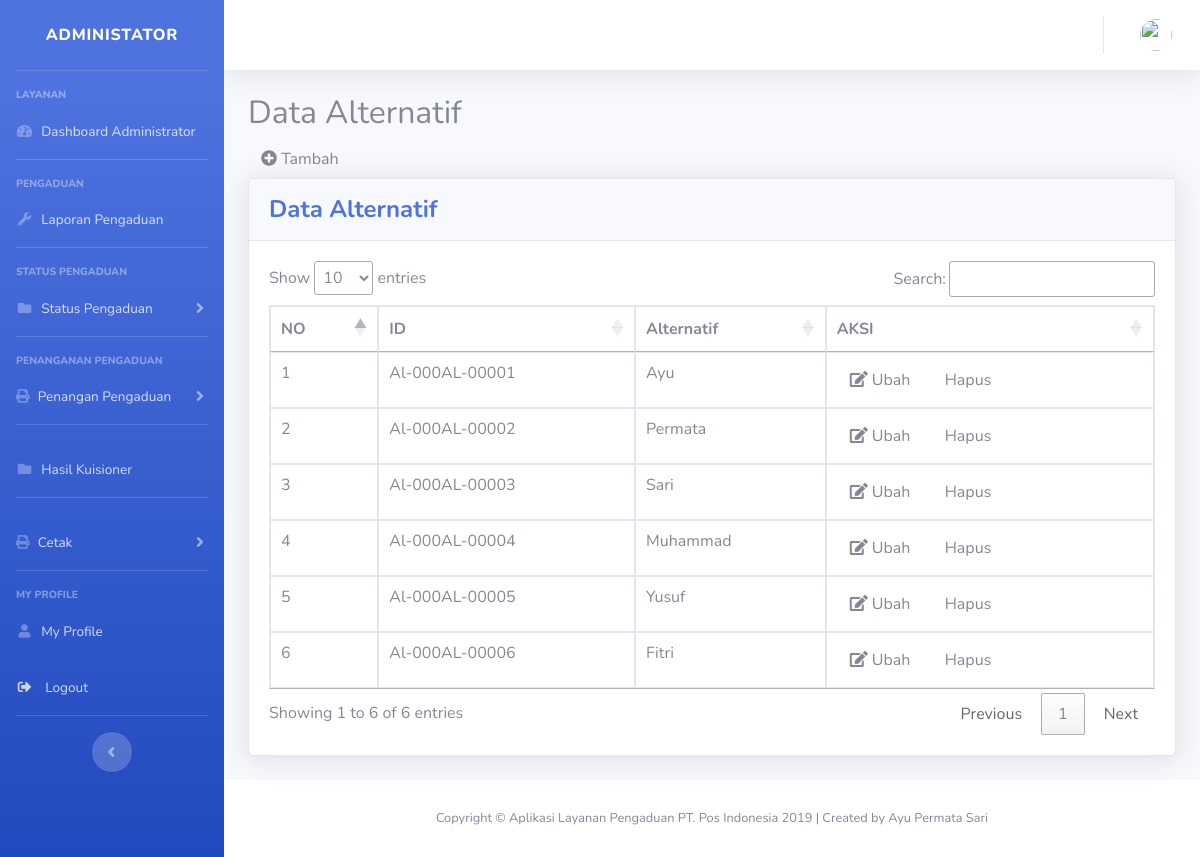
/index.php/alternatifc/data_alternatif, run on an earlier commit of the app's database.
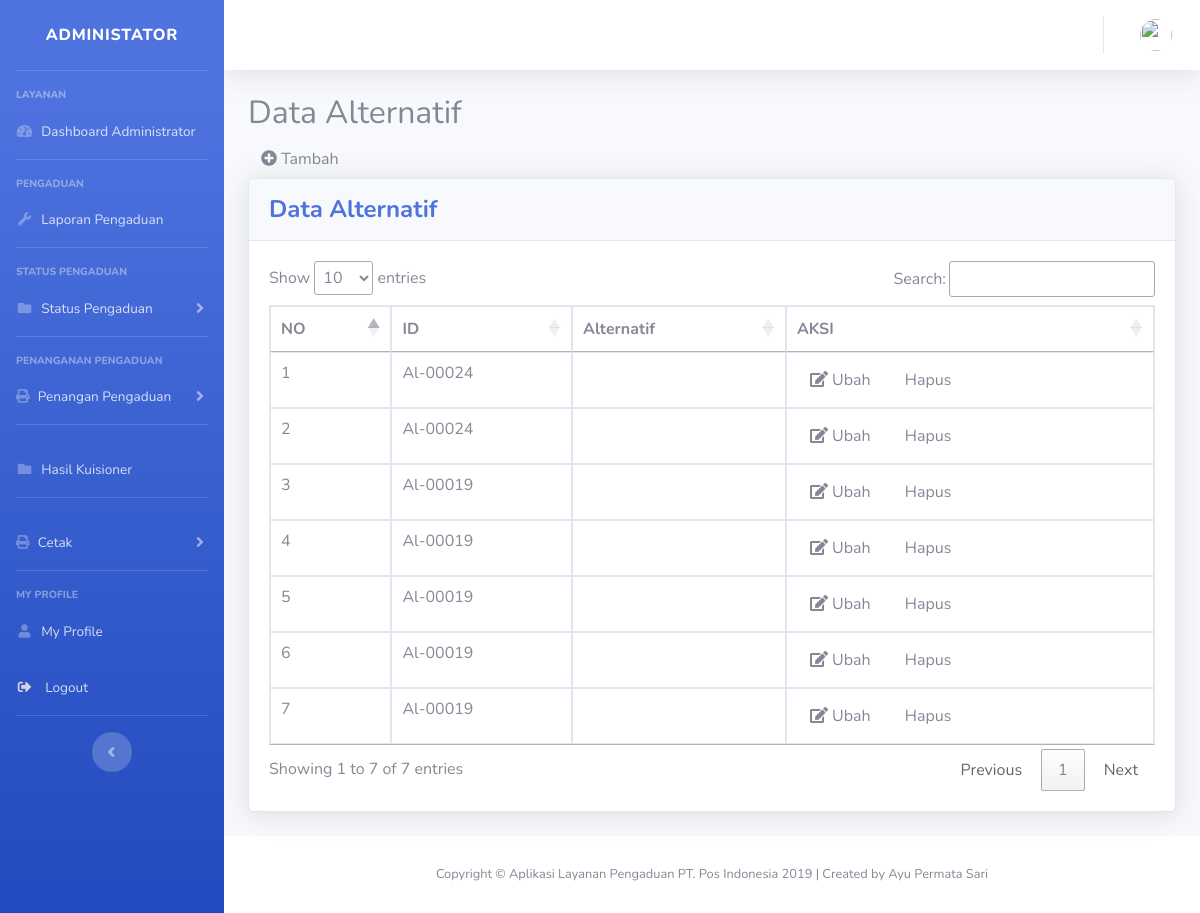
And on a later commit of the database.
### tables this page shows
CREATE TABLE `tbl_alternatif` (
  `id_alternatif` varchar(255) NOT NULL,
  `kd_alternatif` varchar(255) NOT NULL,
  `nm_alternatif` varchar(255) NOT NULL
);

### application/controllers/alternatifc.php (called while the page is built, shortened)
<?php
class alternatifc extends CI_Controller
{
    function __construct()
    {
        $this->load->model('m_wp');
    }
    public function data_alternatif()
    {
        $data['title'] = 'Dashboard Admin';
        $data['user'] = $this->db->get_where('user', ['email' =>
        $this->session->userdata('email')])->row_array();
        $data['header'] = 'Data Alternatif';
        $data['header_title'] = 'Data Alternatif';
        $data['data_alternatif'] =  $this->m_wp->getAllData('tbl_alternatif');
        $this->load->view('templates/header', $data);
        $this->load->view('templates/sidebar_admin', $data);
        $this->load->view('templates/topbar', $data);
        $this->load->view('alternatif/data_alternatif', $data);
        $this->load->view('templates/footer');
    }
}

### index.php (called while the page is built, shortened)
<?php
require_once BASEPATH.'core/CodeIgniter.php';

### application/models/m_wp.php (called while the page is built, shortened)
<?php
class m_wp extends CI_Model
{
    public function getAllData($table)
    {
        return $this->db->get($table)->result();
    }
}

### application/views/alternatif/data_alternatif.php (the view, shortened to what this page needs)
<section class="content">
    <div class="container-fluid">
        <div class="block-header">
            <h2>
                <?php echo $header_title; ?>
            </h2>
        </div>
        <div align="left">
            <a href="<?php echo site_url('alternatifc/manage_alternatif'); ?>" class="btn btn-default btn-round"> <i class="fa fa-plus-circle"></i> Tambah
            </a>
        </div>
        <div class="card shadow mb-4">
            <div class="card-header py-3">
                <h4 class="m-0 font-weight-bold text-primary">Data Alternatif</h4>
            </div>
            <div class="card-body">
                <div class="table-responsive">
                    <table class="table table-bordered" id="laporanaduan" width="100%" cellspacing="0">
                        <thead>
                            <tr>
                                <th>NO</th>
                                <th>ID</th>
                                <th>Alternatif</th>
                                <th>AKSI</th>
                            </tr>
                        </thead>
                        <tbody>
                            <?php
                            $no = 1;
                            if (isset($data_alternatif)) {
                                foreach ($data_alternatif as $row) {
                                    ?>
                            <tr>
                                <td><?php echo $no++; ?></td>
                                <td><?php echo 'Al-000' . $row->id_alternatif; ?></td>
                                <td><?php echo $row->nm_alternatif; ?></td>
                                <td>
                                    <a href="<?php echo site_url('alternatifc/manage_alternatif/' . $row->id_alternatif); ?>" class="btn btn-default btn-xs"> <i class="fa fa-edit"></i> Ubah
                                    </a>
                                    <a href="<?php echo site_url('alternatifc/proses_hapus_alternatif/' . $row->id_alternatif); ?>" class="btn btn-default btn-xs" onclick="return confirm('Yakin ingin menghapus data ? ')"> <i class="fa fa-trash-o"></i> Hapus
                                    </a>
                                </td>
                            </tr>
                            <?php }
                            }
                            ?>
                        </tbody>
                    </table>
                </div>
            </div>
        </div>
    </div>
</section>

### application/views/templates/header.php (shortened to what this page needs)
<!DOCTYPE html>
<html lang="en">
<head>
    <link href="<?= base_url('assets/'); ?>vendor/fontawesome-free/css/all.min.css" rel="stylesheet" type="text/css">
    <link href="<?= base_url('assets/'); ?>css/sb-admin-2.min.css" rel="stylesheet">
    <link rel="stylesheet" type="text/css" media="screen" href="https://cdn.datatables.net/1.10.19/css/jquery.dataTables.min.css">
</head>
<body id="page-top">
    <div id="wrapper">

### application/views/templates/sidebar_admin.php (shortened to what this page needs)
<ul class="navbar-nav bg-gradient-primary sidebar sidebar-dark accordion" id="accordionSidebar">
    <a class="sidebar-brand d-flex align-items-center justify-content-center" href="<?= base_url('admin/index'); ?>">
        <div class="sidebar-brand-icon rotate-n-15">
        </div>
        <div class="sidebar-brand-text mx-9">ADMINISTATOR</div>
    </a>
    <hr class="sidebar-divider">
    <div class="sidebar-heading">
        Layanan
    </div>
    <li class="nav-item">
        <a class="nav-link" href="<?= base_url('admin/index'); ?>">
            <i class="fas fa-fw fa-tachometer-alt"></i>
            <span>Dashboard Administrator</span></a>
    </li>
    <hr class="sidebar-divider">
    <div class="sidebar-heading">
        Pengaduan
    </div>
    <li class="nav-item">
        <a class="nav-link collapsed" href="<?= base_url('admin/laporan'); ?>">
            <i class="fas fa-fw fa-wrench"></i>
            <span>Laporan Pengaduan</span>
        </a>
    </li>
    <hr class="sidebar-divider">
    <div class="sidebar-heading">
        Status Pengaduan
    </div>
    <li class="nav-item">
        <a class="nav-link collapsed" href="#" data-toggle="collapse" data-target="#collapsePages" aria-expanded="true" aria-controls="collapsePages">
            <i class="fas fa-fw fa-folder"></i>
            <span>Status Pengaduan</span>
        </a>
    </li>
    <hr class="sidebar-divider">
    <div class="sidebar-heading">
        Penanganan Pengaduan
    </div>
    <li class="nav-item">
        <a class="nav-link collapsed" href="#" data-toggle="collapse" data-target="#collaps3" aria-expanded="true" aria-controls="collapseTwo">
            <i class="fas fa-print"></i>
            <span>Penangan Pengaduan</span>
        </a>
    </li>
    <hr class="sidebar-divider">
    <li class="nav-item">
        <a class="nav-link collapsed" href="<?= base_url('admin/hasil_kuisioner'); ?>">
            <i class="fas fa-fw fa-folder"></i>
            <span>Hasil Kuisioner</span>
        </a>
    </li>
    <hr class="sidebar-divider">
    <li class="nav-item">
        <a class="nav-link collapsed" href="#" data-toggle="collapse" data-target="#collapseTwo" aria-expanded="true" aria-controls="collapseTwo">
            <i class="fas fa-print"></i>
            <span>Cetak</span>
        </a>
    </li>
    <hr class="sidebar-divider">
    <div class="sidebar-heading">
        My Profile
    </div>
    <li class="nav-item">
        <a class="nav-link" href="">
            <i class="fas fa-fw fa-user"></i>
            <span>My Profile</span></a>
    </li>
    <li class="nav-item">
        <a class="nav-link" href="<?= base_url('auth/logout'); ?> ">
            <i class="fas fa-sign-out-alt fa-sm fa-fw mr-2 text-gray-400"></i>
            <span>Logout</span></a>
    </li>
    <hr class="sidebar-divider d-none d-md-block">
    <div class="text-center d-none d-md-inline">
        <button class="rounded-circle border-0" id="sidebarToggle"></button>
    </div>
</ul>

### application/views/templates/topbar.php (shortened to what this page needs)
<div id="content-wrapper" class="d-flex flex-column">
    <div id="content">
        <nav class="navbar navbar-expand navbar-light bg-white topbar mb-4 static-top shadow">
            <ul class="navbar-nav ml-auto">
                <li class="nav-item dropdown no-arrow">
                    <a class="nav-link dropdown-toggle" href="#" id="userDropdown" role="button" data-toggle="dropdown" aria-haspopup="true" aria-expanded="false">
                        <img class="img-profile rounded-circle" src="<?= base_url('assets/img/profile/') . $user['image']; ?>" class="card-img">
                    </a>
                </li>
            </ul>
        </nav>

### application/views/templates/footer.php (shortened to what this page needs)
<body>
    <footer class="sticky-footer bg-white">
        <div class="container my-auto">
            <div class="copyright text-center my-auto">
                <span>Copyright &copy; Aplikasi Layanan Pengaduan PT. Pos Indonesia <?= date('Y'); ?> </span>
                <span> | Created by Ayu Permata Sari </span>
            </div>
        </div>
    </footer>
    </div>
    </div>
</body>

What changed in the data, as far as the page shows it:
removed tbl_alternatif: id_alternatif "AL-00001", nm_alternatif "Ayu"
removed tbl_alternatif: id_alternatif "AL-00002", nm_alternatif "Permata"
removed tbl_alternatif: id_alternatif "AL-00003", nm_alternatif "Sari"
removed tbl_alternatif: id_alternatif "AL-00004", nm_alternatif "Muhammad"
removed tbl_alternatif: id_alternatif "AL-00005", nm_alternatif "Yusuf"
removed tbl_alternatif: id_alternatif "AL-00006", nm_alternatif "Fitri"
added tbl_alternatif: id_alternatif "24"
added tbl_alternatif: id_alternatif "24"
added tbl_alternatif: id_alternatif "19"
added tbl_alternatif: id_alternatif "19"
added tbl_alternatif: id_alternatif "19"
added tbl_alternatif: id_alternatif "19"
added tbl_alternatif: id_alternatif "19"
Also different on the page:
text written by a page script: "Show entries Search: Showing 1 to 6 of 6 entries Previous 1 Next" → "Show entries Search: Showing 1 to 7 of 7 entries Previous 1 Next"
